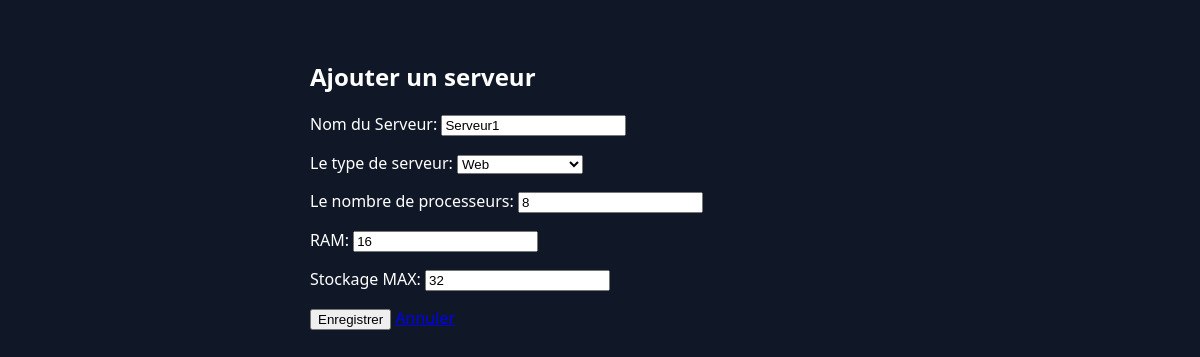
Page /serveur/update/1/ on the committed database.
### serveur/models.py (models this page shows, shortened)
class Serveurs(models.Model):
    nom = models.CharField(max_length=100, blank=False)
    type = models.ForeignKey(TypeServeurs, on_delete=models.CASCADE)
    cpu = models.IntegerField(blank=False)
    ram = models.IntegerField(blank=False)
    disk = models.IntegerField(blank=False)

class TypeServeurs(models.Model):
    type = models.CharField(max_length=100, blank=False)
    description = models.CharField(max_length=100, blank=False)
    def __str__(self):
        chaine = f"{self.type}"
        return chaine

### serveur/views.py (the view)
# urls.py: path('serveur/update/<int:id>/', views.update_serveur, name='update_serveur'),
def update_serveur(request, id):
    serveur = get_object_or_404(models.Serveurs, pk=id)
    if request.method == "POST":
        form = SeveursForm(request.POST, instance=serveur)
        if form.is_valid():
            form.save()
            return redirect("list_serveurs")
    else:
        form = SeveursForm(instance=serveur)
    return render(request, "serveur/serveurs_form.html", {"form": form, "id": id})

### serveur/forms.py
class SeveursForm(ModelForm):
    class Meta:
        model = models.Serveurs
        fields = ('nom', 'type', 'cpu', 'ram', 'disk')
        labels = {
            'nom' : _('Nom du Serveur'),
            'type' : _("Le type de serveur"),
            'cpu' : _('Le nombre de processeurs'),
            'ram' : _('RAM'),
            'disk' : _('Stockage MAX')
        }

### serveur/templates/serveur/serveurs_form.html (shortened to what this page needs)
{% extends 'serveur/main.html' %}
{% load static %}
{% block content %}
<div class="main-content">
    <h2>Ajouter un serveur</h2>
    <form method="post">
        {{ form.as_p }}
        <button type="submit" class="btn btn-primary">Enregistrer</button>
        <a href="{% url 'list_serveurs' %}" class="btn btn-secondary">Annuler</a>
    </form>
</div>
{% endblock %}

### serveur/static/serveur/style.css (style rules this page uses)
:root { --primary-color: #2ed8b6; --secondary-color: #4f5d75; --third-color: #2ed8b6b0; --background-color: #101827; --sidebar-bg: #16213e; --text-color: #b2becd; --white: #ffffff; --green: #4CAF50; --green-hover: #45a049; }
body { margin: 0; font-family: 'Segoe UI', Arial, sans-serif; background: var(--background-color); color: var(--white); }
.main-content { margin-left: 260px; padding: 40px 50px; min-height: 100vh; background: var(--background-color); }

### rows in the picture
Serveurs: nom "Serveur1", cpu "8", ram "16", disk "32"
TypeServeurs: type "Web"
